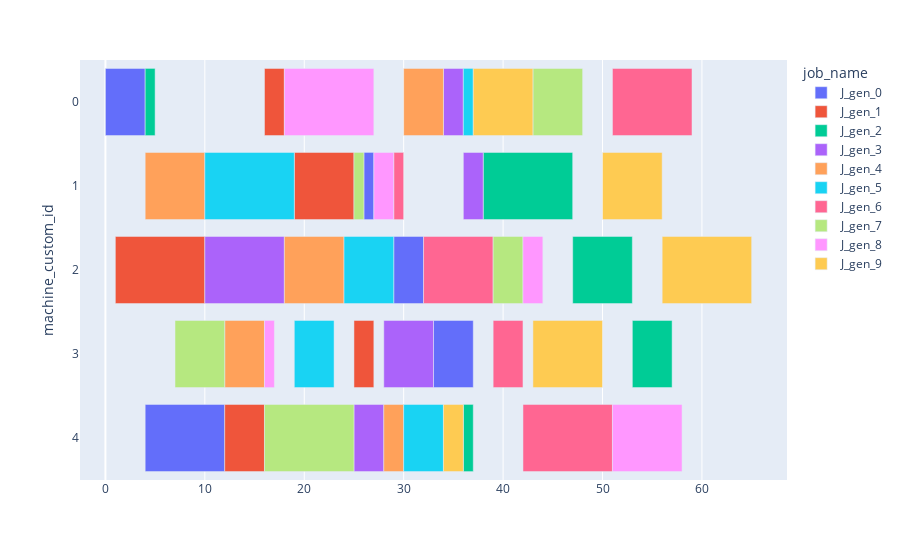

Notebook code cell kept with this figure:
### Code cell
fig = dispatcher.draw_gantt_chart(use_custom_proc_station_id=True, sort_by_proc_station=True)

### Figure 1 — Plotly figure (JSON) as saved in the notebook; plotly's stock layout.template omitted (floating-point values rounded to 4 significant figures)
{"data": [{"alignmentgroup": "True", "base": [0, 26, 29, 33, 4], "hovertemplate": "job_name=J_gen_0<br>start_time=%{base}<br>end_time=%{x}<br>machine_custom_id=%{y}<extra></extra>", "legendgroup": "J_gen_0", "marker": {"color": "#636efa", "pattern": {"shape": ""}}, "name": "J_gen_0", "offsetgroup": "J_gen_0", "orientation": "h", "showlegend": true, "textposition": "auto", "type": "bar", "x": [4, 1, 3, 4, 8], "xaxis": "x", "y": [0, 1, 2, 3, 4], "yaxis": "y"}, {"alignmentgroup": "True", "base": [16, 19, 1, 25, 12], "hovertemplate": "job_name=J_gen_1<br>start_time=%{base}<br>end_time=%{x}<br>machine_custom_id=%{y}<extra></extra>", "legendgroup": "J_gen_1", "marker": {"color": "#EF553B", "pattern": {"shape": ""}}, "name": "J_gen_1", "offsetgroup": "J_gen_1", "orientation": "h", "showlegend": true, "textposition": "auto", "type": "bar", "x": [2, 6, 9, 2, 4], "xaxis": "x", "y": [0, 1, 2, 3, 4], "yaxis": "y"}, {"alignmentgroup": "True", "base": [4, 38, 47, 53, 36], "hovertemplate": "job_name=J_gen_2<br>start_time=%{base}<br>end_time=%{x}<br>machine_custom_id=%{y}<extra></extra>", "legendgroup": "J_gen_2", "marker": {"color": "#00cc96", "pattern": {"shape": ""}}, "name": "J_gen_2", "offsetgroup": "J_gen_2", "orientation": "h", "showlegend": true, "textposition": "auto", "type": "bar", "x": [1, 9, 6, 4, 1], "xaxis": "x", "y": [0, 1, 2, 3, 4], "yaxis": "y"}, {"alignmentgroup": "True", "base": [34, 36, 10, 28, 25], "hovertemplate": "job_name=J_gen_3<br>start_time=%{base}<br>end_time=%{x}<br>machine_custom_id=%{y}<extra></extra>", "legendgroup": "J_gen_3", "marker": {"color": "#ab63fa", "pattern": {"shape": ""}}, "name": "J_gen_3", "offsetgroup": "J_gen_3", "orientation": "h", "showlegend": true, "textposition": "auto", "type": "bar", "x": [2, 2, 8, 5, 3], "xaxis": "x", "y": [0, 1, 2, 3, 4], "yaxis": "y"}, {"alignmentgroup": "True", "base": [30, 4, 18, 12, 28], "hovertemplate": "job_name=J_gen_4<br>start_time=%{base}<br>end_time=%{x}<br>machine_custom_id=%{y}<extra></extra>", "legendgroup": "J_gen_4", "marker": {"color": "#FFA15A", "pattern": {"shape": ""}}, "name": "J_gen_4", "offsetgroup": "J_gen_4", "orientation": "h", "showlegend": true, "textposition": "auto", "type": "bar", "x": [4, 6, 6, 4, 2], "xaxis": "x", "y": [0, 1, 2, 3, 4], "yaxis": "y"}, {"alignmentgroup": "True", "base": [36, 10, 24, 19, 30], "hovertemplate": "job_name=J_gen_5<br>start_time=%{base}<br>end_time=%{x}<br>machine_custom_id=%{y}<extra></extra>", "legendgroup": "J_gen_5", "marker": {"color": "#19d3f3", "pattern": {"shape": ""}}, "name": "J_gen_5", "offsetgroup": "J_gen_5", "orientation": "h", "showlegend": true, "textposition": "auto", "type": "bar", "x": [1, 9, 5, 4, 4], "xaxis": "x", "y": [0, 1, 2, 3, 4], "yaxis": "y"}, {"alignmentgroup": "True", "base": [51, 29, 32, 39, 42], "hovertemplate": "job_name=J_gen_6<br>start_time=%{base}<br>end_time=%{x}<br>machine_custom_id=%{y}<extra></extra>", "legendgroup": "J_gen_6", "marker": {"color": "#FF6692", "pattern": {"shape": ""}}, "name": "J_gen_6", "offsetgroup": "J_gen_6", "orientation": "h", "showlegend": true, "textposition": "auto", "type": "bar", "x": [8, 1, 7, 3, 9], "xaxis": "x", "y": [0, 1, 2, 3, 4], "yaxis": "y"}, {"alignmentgroup": "True", "base": [43, 25, 39, 7, 16], "hovertemplate": "job_name=J_gen_7<br>start_time=%{base}<br>end_time=%{x}<br>machine_custom_id=%{y}<extra></extra>", "legendgroup": "J_gen_7", "marker": {"color": "#B6E880", "pattern": {"shape": ""}}, "name": "J_gen_7", "offsetgroup": "J_gen_7", "orientation": "h", "showlegend": true, "textposition": "auto", "type": "bar", "x": [5, 1, 3, 5, 9], "xaxis": "x", "y": [0, 1, 2, 3, 4], "yaxis": "y"}, {"alignmentgroup": "True", "base": [18, 27, 42, 16, 51], "hovertemplate": "job_name=J_gen_8<br>start_time=%{base}<br>end_time=%{x}<br>machine_custom_id=%{y}<extra></extra>", "legendgroup": "J_gen_8", "marker": {"color": "#FF97FF", "pattern": {"shape": ""}}, "name": "J_gen_8", "offsetgroup": "J_gen_8", "orientation": "h", "showlegend": true, "textposition": "auto", "type": "bar", "x": [9, 2, 2, 1, 7], "xaxis": "x", "y": [0, 1, 2, 3, 4], "yaxis": "y"}, {"alignmentgroup": "True", "base": [37, 50, 56, 43, 34], "hovertemplate": "job_name=J_gen_9<br>start_time=%{base}<br>end_time=%{x}<br>machine_custom_id=%{y}<extra></extra>", "legendgroup": "J_gen_9", "marker": {"color": "#FECB52", "pattern": {"shape": ""}}, "name": "J_gen_9", "offsetgroup": "J_gen_9", "orientation": "h", "showlegend": true, "textposition": "auto", "type": "bar", "x": [6, 6, 9, 7, 2], "xaxis": "x", "y": [0, 1, 2, 3, 4], "yaxis": "y"}], "layout": {"barmode": "overlay", "legend": {"title": {"text": "job_name"}, "tracegroupgap": 0}, "margin": {"t": 60}, "xaxis": {"anchor": "y", "domain": [0, 1], "type": "linear"}, "yaxis": {"anchor": "x", "autorange": "reversed", "domain": [0, 1], "title": {"text": "machine_custom_id"}, "type": "category"}}}
